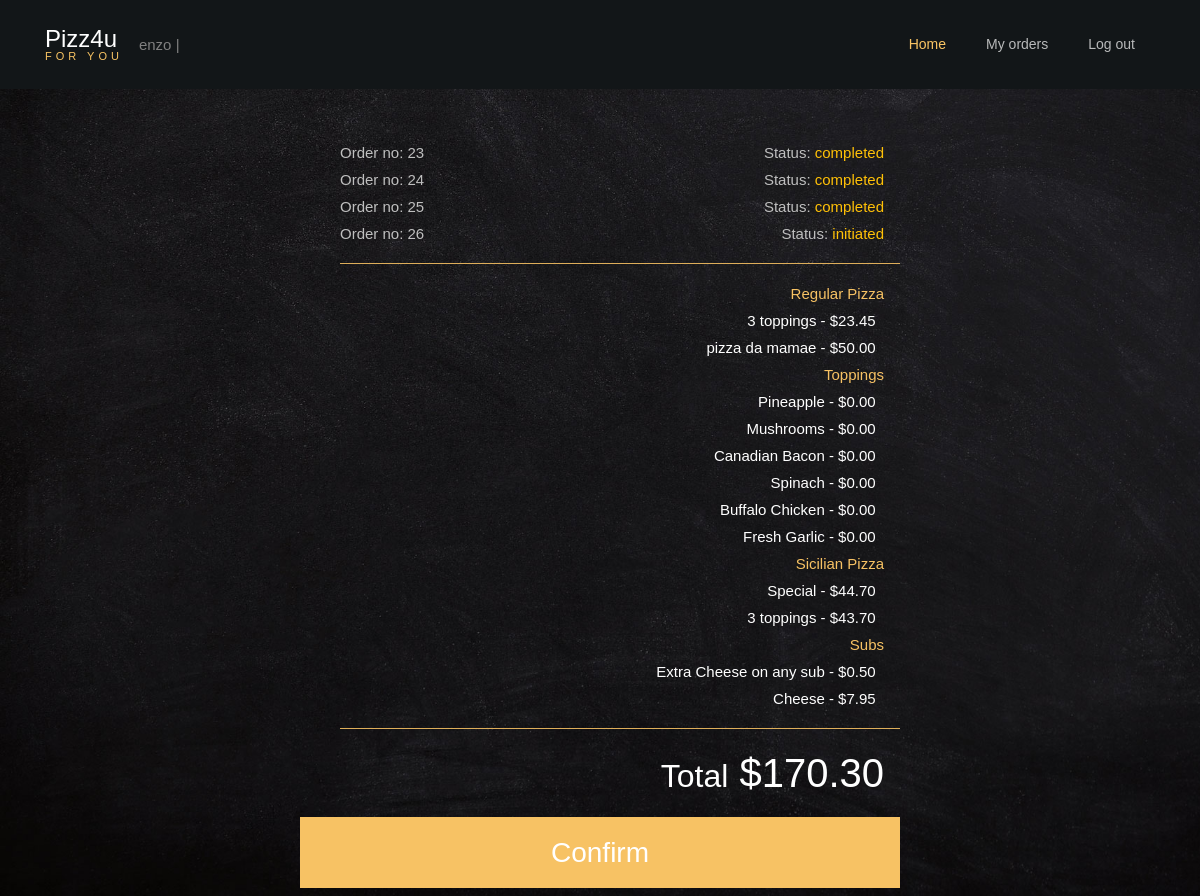
/my_orders/26 (signed in), run on the app's committed database.
### orders/models.py (models this page shows, shortened)
class User_order(models.Model):
    user=models.ForeignKey(User,on_delete=models.CASCADE)
    order_number=models.IntegerField()
    topping_allowance=models.IntegerField(default=0)
    status=models.CharField(max_length=64,default='initiated')

class Order2(models.Model):
    user=models.ForeignKey(User,on_delete=models.CASCADE)
    number=models.IntegerField()
    category=models.CharField(max_length=64,null=True)
    name=models.CharField(max_length=64)
    price=models.DecimalField(max_digits=4,decimal_places=2)
    def __str__(self):
        return f"{self.name} - ${self.price} "

### orders/views.py (the view)
# urls.py: path("my_orders/<str:order_number>", views.my_orders, name="my_orders"),
def my_orders(request,order_number):
    context = {
        "Checkout":Order2.objects.filter(user=request.user,number=order_number),
        "Checkout_category":Order2.objects.filter(user=request.user,number=order_number).values_list('category').distinct(),
        "Total":list(Order2.objects.filter(user=request.user,number=order_number).aggregate(Sum('price')).values())[0],
        "user":request.user,
        "Category": Category.objects.all(),
        "Order_number":order_number,
        "All_orders":User_order.objects.filter(user=request.user),
        "Status":User_order.objects.get(user=request.user,order_number=order_number).status
    }
    return render(request,"my_orders.html",context)

### orders/templates/my_orders.html (shortened to what this page needs)
<!DOCTYPE html>
<html lang="en">
  <head>
	{% load static %}
	<link rel="stylesheet" type="text/css" href="{% static 'styles.css' %}">
	<link rel="stylesheet" type="text/css" href="{% static 'style.css' %}">
    <link rel="stylesheet" type="text/css" href="https://cdnjs.cloudflare.com/ajax/libs/open-iconic/1.1.1/font/css/open-iconic-bootstrap.min.css">
    <link rel="stylesheet" type="text/css" href="{% static 'animate.css' %}">
    <link rel="stylesheet" type="text/css" href="https://cdn.jsdelivr.net/npm/owlcarousel@1.3.3/owl-carousel/owl.carousel.min.css">
    <link rel="stylesheet" type="text/css" href="https://cdn.jsdelivr.net/npm/magnific-popup@1.1.0/dist/magnific-popup.css">
    <link rel="stylesheet" type="text/css" href="https://unpkg.com/aos@2.3.1/dist/aos.css">
    <link rel="stylesheet" type="text/css" href="https://cdn.jsdelivr.net/npm/ionicons@4.4.6/dist/css/ionicons.min.css">
    <link rel="stylesheet" type="text/css" href="https://cdn.jsdelivr.net/npm/bootstrap-datepicker@1.8.0/dist/js/bootstrap-datepicker.min.js">
    <link rel="stylesheet" type="text/css" href="https://cdn.jsdelivr.net/npm/jquery-timepicker@1.3.3/jquery.timepicker.css">
  </head>
  <body style="background: url({% static 'bg_4.jpg' %}) no-repeat fixed; background-size: cover;">
	{% if Category %}
  	<nav class="navbar navbar-expand-lg navbar-dark ftco_navbar bg-dark ftco-navbar-light" id="ftco-navbar">
	    <div class="container">
		    <a class="navbar-brand" href="{% url 'index' %}"></span>Pizz4u<br><small>for you</small></a>
			{{user.username}} |
			{% if not user.is_superuser %}
				<div class="collapse navbar-collapse" id="ftco-nav">
					<ul class="navbar-nav ml-auto">
						<li class="nav-item active"><a href="{% url 'index' %}" class="nav-link">Home</a></li>
						<li class="nav-item"><a href="{% url 'my_orders' Order_number %}" class="nav-link">My orders</a></li>
						<li class="nav-item"><a href="{% url 'logout' %}" class="nav-link">Log out</a></li>
					</ul>
				</div>
			{% endif %}
		</div>
    </nav>
    {% endif %}
    <section class="ftco-about d-md-flex">
        <div id='my_orders_container' style="background-color: transparent!important;" class='w-50 mx-auto'>
            <div class=' text-left pr-3'>
                <ul >
                    {% for number in All_orders%}
                    <a href="{% url 'my_orders' number.order_number %}"><li ><span>Order no: {{number.order_number}}</span><span class='float-right'>Status: <span class='text-warning'>{{number.status}}</span></span></li></a>
                    {% endfor %}
                </ul>
            </div>
            <ul>
                <hr style="background-color: #f7c264;">
                {% for check_cat in Checkout_category %}
                    <li class='text-right pr-3' style="color: #f7c264;">{{check_cat|cut:"("|cut:")"|cut:","|cut:"'"}}</li>
                    {% for row in Checkout %}
                    {% if row.category == check_cat|cut:"("|cut:")"|cut:","|cut:"'"  %}
                    <li class='pr-3 text-right'>{{row}}&nbsp;</li>
                    {% endif %}
                    {% endfor %}
                {% endfor %}
                <hr style="background-color: #f7c264;">
                <li class='text-right pr-3 ' style="color: #f7c264;"><h1><small class='text-white'>Total</small> ${{Total|floatformat:2}}</h1></li>
            </ul>
            {% if Status == 'initiated' and Total %}
            <a id='confirm_order'  href="{% url 'confirmed' Order_number %}"><div class='w-100 text-center text-white' style="background-color: #f7c264;"><h3 class='p-3'>Confirm</h3></div></a>
            {% endif %}
        </div>
    </section>
  </body>
</html>

### orders/static/styles.css (style rules this page uses)
#logo a:link, #place_order:link, #confirm_order:link { color:rgb(28, 170, 253); }
li { list-style-type: none; }
#my_orders_container { background-color: rgba(0, 0, 0, 0.9); color: white; }

### data on the page
User_order: order_number "23", status "completed"
User_order: order_number "24", status "completed"
User_order: order_number "25", status "completed"
User_order: order_number "26", status "initiated"
Order2: name+price "3 toppings - $23.45"
Order2: name+price "pizza da mamae - $50.00"
Order2: name+price "Pineapple - $0.00"
Order2: name+price "Mushrooms - $0.00"
Order2: name+price "Canadian Bacon - $0.00"
Order2: name+price "Spinach - $0.00"
Order2: name+price "Buffalo Chicken - $0.00"
Order2: name+price "Fresh Garlic - $0.00"
Order2: name+price "Special - $44.70"
Order2: name+price "3 toppings - $43.70"
Order2: name+price "Extra Cheese on any sub - $0.50"
Order2: name+price "Cheese - $7.95"

### other printed values
{{ user.username }} "enzo"
{{ check_cat|cut:"("|cut:")"|cut:","|cut:"'" }} "Regular Pizza" "Toppings" "Sicilian Pizza" "Subs"
{{ Total|floatformat:2 }} "170.30"
